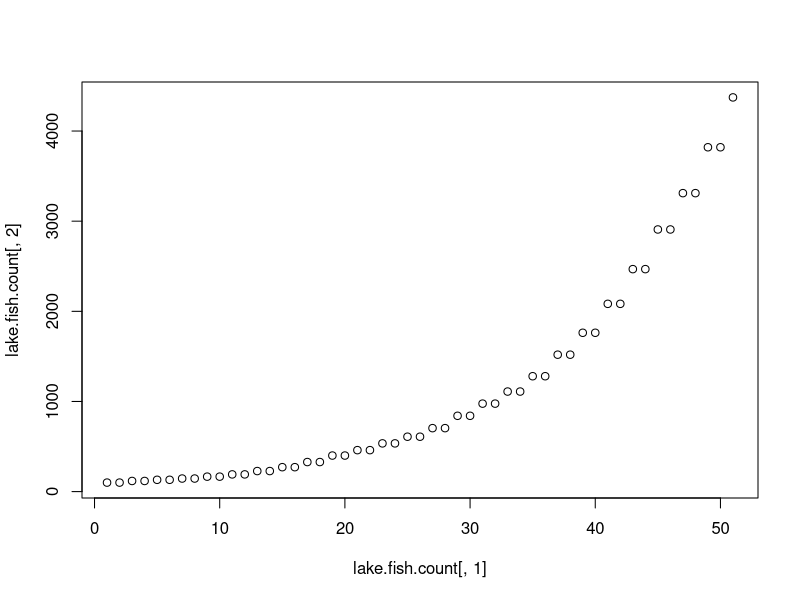

Generate this figure with R: (Note: this script raises an error after producing the figure.)
##################################################
#Last edited by B. Goller on 22 March 2021
#Set up simple salmon IBM
##################################################
#Get the required packages
library(ggplot2)
##################################################
#Clear the workspace
rm(list = ls())
##################################################
##################################################
#DEFINE FUNCTIONS
##################################################
##################################################
#function that determines which fish reproduce, and how many offspring
#no generational overlap, so all adults from previous population die
reproduction <- function(return.fish, percent.repro, g.rate){
  return.fish$num.f1 <- rep(0,nrow(return.fish))
  repro.active <- sample(c(0,1), nrow(return.fish), prob = c(1-percent.repro, percent.repro), replace = TRUE)
  mean.offspring <- (nrow(return.fish)*g.rate)/sum(repro.active)
  return.fish$num.f1[repro.active==1] <- round(rnorm(sum(repro.active), mean = mean.offspring, sd = mean.offspring/10))
  return(return.fish$num.f1)
}
##################################################
#assign mass to fishies
nextgen.fish <- function(spawn.pop){
  nextgen <- data.frame(matrix(NA, sum(spawn.pop$num.f1), ncol(spawn.pop)))
  colnames(nextgen) <- colnames(spawn.pop)
  nextgen$year <- rep(spawn.pop$year[1], nrow(nextgen))
  nextgen$fish.num <- c(1:nrow(nextgen))+max(spawn.pop$fish.num)
  nextgen$age <- rep(0, nrow(nextgen))
  
  #SELECT ONE OPTION TO DETERMINE WHETHER AGE AT MATURATION IS FIXED
  #if prob = c(100,0) then there is no chance of developing a different maturation time
  nextgen$age.mat <- sample(c(2,3), nrow(nextgen), prob = c(100,0), replace = TRUE)
  #allow some fish to evolve a 3-yr maturation if probability of selecting a 3 is >0
  #nextgen$age.mat <- sample(c(2,3), nrow(nextgen), prob = c(95,5), replace = TRUE)
  
  #give offspring their parent's mass
  nextgen$mass <- unlist(apply(X = spawn.pop[,c(3,6)], MARGIN = 1, function(X) rep(X[1], X[2])))
  #keep track of parent fish.num
  nextgen$parent.num <- unlist(apply(X = spawn.pop[,c(2,6)], MARGIN = 1, function(X) rep(X[1], X[2])))
  return(nextgen)
}
##################################################
#assign mass to fishies
fatten.fish <- function(pop, mean, sd){
  masses <- rnorm(nrow(pop), mean = mean, sd = sd)
  return(masses)
}
##################################################
#enforce mortality by carrying capacity
k.mortality <- function(pop, k.lim){
  #ifelse(nrow(pop) > k.lim, survivors <- sample(c(1:nrow(pop)), k.lim, replace = FALSE), survivors <- c(1:nrow(pop)))
  #or could have a survivor sampling method that uses mass to increase likelihood of survival
  ifelse(nrow(pop) > k.lim, survivors <- sample(c(1:nrow(pop)), k.lim, prob = pop$mass, replace = FALSE), survivors <- c(1:nrow(pop)))
  
  return(survivors)
}
##################################################
##################################################
#Model a population
#start with 100 fish
#carrying capacity (K) = 5000
#population growth rate 1.2 (120%)
pop.initial <- 100
habitat.K <- 5000
gen.growth <- 1.2
#will say that only half the fish reproduce
p.repro <- 0.5
yr.start <- 1970


salmon.df.init <- data.frame(matrix(NA, pop.initial, 7))
colnames(salmon.df.init) <- c("year", "fish.num", "mass", "age", "age.mat", "num.f1","parent.num")
salmon.df.init$year <- rep(yr.start,nrow(salmon.df.init))
salmon.df.init$fish.num <- c(1:pop.initial)
salmon.df.init$age <- rep(0,nrow(salmon.df.init))
salmon.df.init$age.mat <- rep(2,nrow(salmon.df.init))
salmon.df.init$mass <- fatten.fish(salmon.df.init, 8, 1)
#salmon.df.init$num.f1 <- reproduction(salmon.df.init, p.repro, gen.growth)



#set up a lake population
#fish from initial population swim out to the lake
lake.fishes <- salmon.df.init
lake.survey <- NULL
lake.survey[[1]] <- lake.fishes

for(i in c(1:50)){
  #clear the babies variable to make sure we don't accidentally carry over fish from last year
  babies <- NULL
  
  #fish in lake spend 1 year growing
  lake.fishes$year <- lake.fishes$year + 1
  lake.fishes$age <- lake.fishes$age + 1
  print(lake.fishes$year[1])
  
  #after that year, do a reproductive age check
  spawners <- which(lake.fishes$age == lake.fishes$age.mat)
  
  #only allow spawning if there are at least 10 fishes returning to spawn
  #otherwise fishes that reach reproductive age but don't have mates just die
  ifelse(length(spawners) > 9,
         {lake.fishes$num.f1[spawners] <- reproduction(lake.fishes[spawners,], p.repro, gen.growth);
          #get a data frame with all the babies that are leaving the stream and entering the lake
          babies <- nextgen.fish(lake.fishes[spawners,]);
          #let the babies swim out into the lake and join the non-spawner lake fish
          lake.fishes <- rbind(lake.fishes[-spawners,], babies)},
          ifelse(length(spawners) > 0,
                 lake.fishes <- lake.fishes[-spawners,],
                 lake.fishes <- lake.fishes))
  
  #store the snapshot of what the lake population looks like for the year
  #post reproduction if any
  lake.survey[[i+1]] <- lake.fishes
}

lake.fish.count <- matrix(NA, length(lake.survey), 2)
for(a in 1:length(lake.survey)){
  lake.fish.count[a,] <- c(a, nrow(lake.survey[[a]]))
}
plot(lake.fish.count[,1], lake.fish.count[,2])




##################################################
##################################################
salmon.gens <- NULL
salmon.gens[[1]] <- salmon.df.init
salmon.curr.gen <- salmon.df.init
salmon.abund <- matrix(NA, 100, 3)
salmon.abund[1,] <- c(1, nrow(salmon.df.init), mean(salmon.df.init$mass))
for(g in 2:100){
  salmon.curr.gen <- nextgen.fish(salmon.curr.gen)
  salmon.curr.gen$num.f1 <- reproduction(salmon.curr.gen, p.repro, gen.growth)
  salmon.curr.gen <- salmon.curr.gen[k.mortality(salmon.curr.gen, habitat.K),]
  salmon.abund[g,] <- c(g, nrow(salmon.curr.gen), mean(salmon.curr.gen$mass))
  salmon.gens[[g]] <- salmon.curr.gen
}
plot(salmon.abund[,1], salmon.abund[,2])
plot(salmon.abund[,1], salmon.abund[,3])




salmon.gens2 <- NULL
salmon.gens2[[1]] <- salmon.df.init
salmon.curr.gen <- salmon.df.init
gen.count <- 1
while(nrow(salmon.curr.gen)<habitat.K){
  gen.count <- gen.count+1
  salmon.curr.gen <- nextgen.fish(salmon.curr.gen)
  salmon.curr.gen$num.f1 <- reproduction(salmon.curr.gen, p.repro, gen.growth)
  salmon.gens2[[gen.count]] <- salmon.curr.gen
}
sprintf("it took %i generations to get to carrying capacity!", gen.count)

salmon.abund2 <- matrix(NA, gen.count, 2)
for(a in 1:gen.count){
  salmon.abund2[a,] <- c(a, nrow(salmon.gens2[[a]]))
}
plot(salmon.abund2[,1], salmon.abund2[,2])
